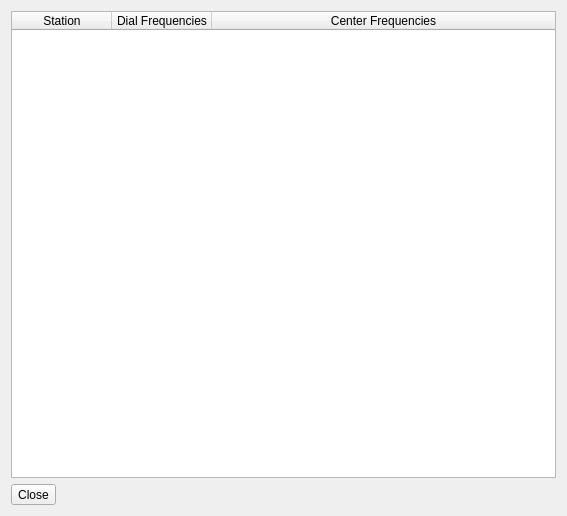
<?xml version="1.0" encoding="UTF-8"?>
<ui version="4.0">
 <class>StationListDialog</class>
 <widget class="QDialog" name="StationListDialog">
  <property name="geometry">
   <rect>
    <x>0</x>
    <y>0</y>
    <width>567</width>
    <height>516</height>
   </rect>
  </property>
  <property name="windowTitle">
   <string>Station list</string>
  </property>
  <layout class="QVBoxLayout" name="verticalLayout">
   <item>
    <widget class="QTableWidget" name="tableWidget">
     <property name="columnCount">
      <number>3</number>
     </property>
     <attribute name="horizontalHeaderStretchLastSection">
      <bool>true</bool>
     </attribute>
     <column>
      <property name="text">
       <string>Station</string>
      </property>
     </column>
     <column>
      <property name="text">
       <string>Dial Frequencies</string>
      </property>
     </column>
     <column>
      <property name="text">
       <string>Center Frequencies</string>
      </property>
     </column>
    </widget>
   </item>
   <item>
    <widget class="QToolButton" name="closeButton">
     <property name="text">
      <string>Close</string>
     </property>
    </widget>
   </item>
  </layout>
 </widget>
 <resources/>
 <connections/>
</ui>
